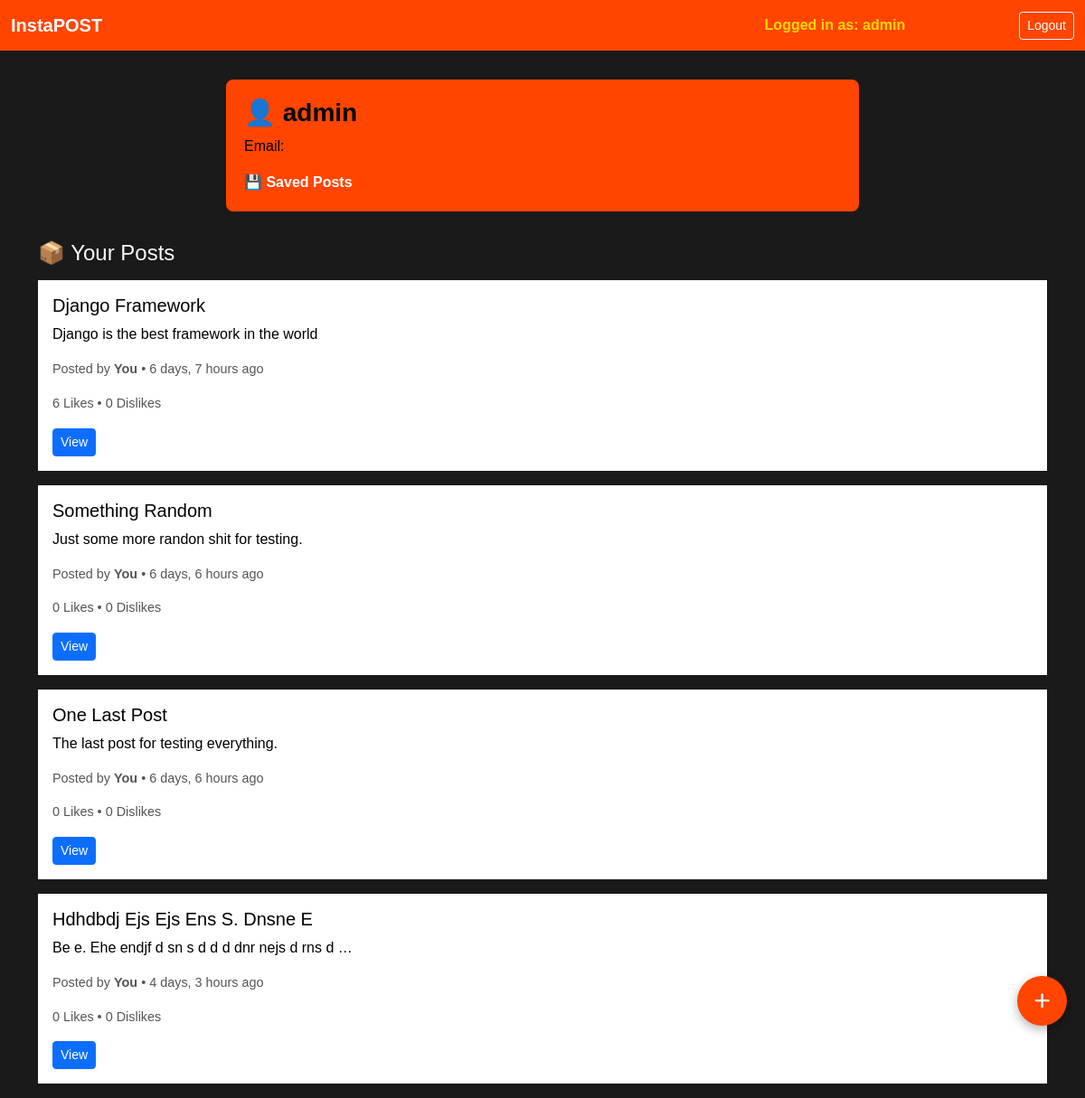
/posts/profile/1/ (signed in), run on an earlier commit of the app's database.
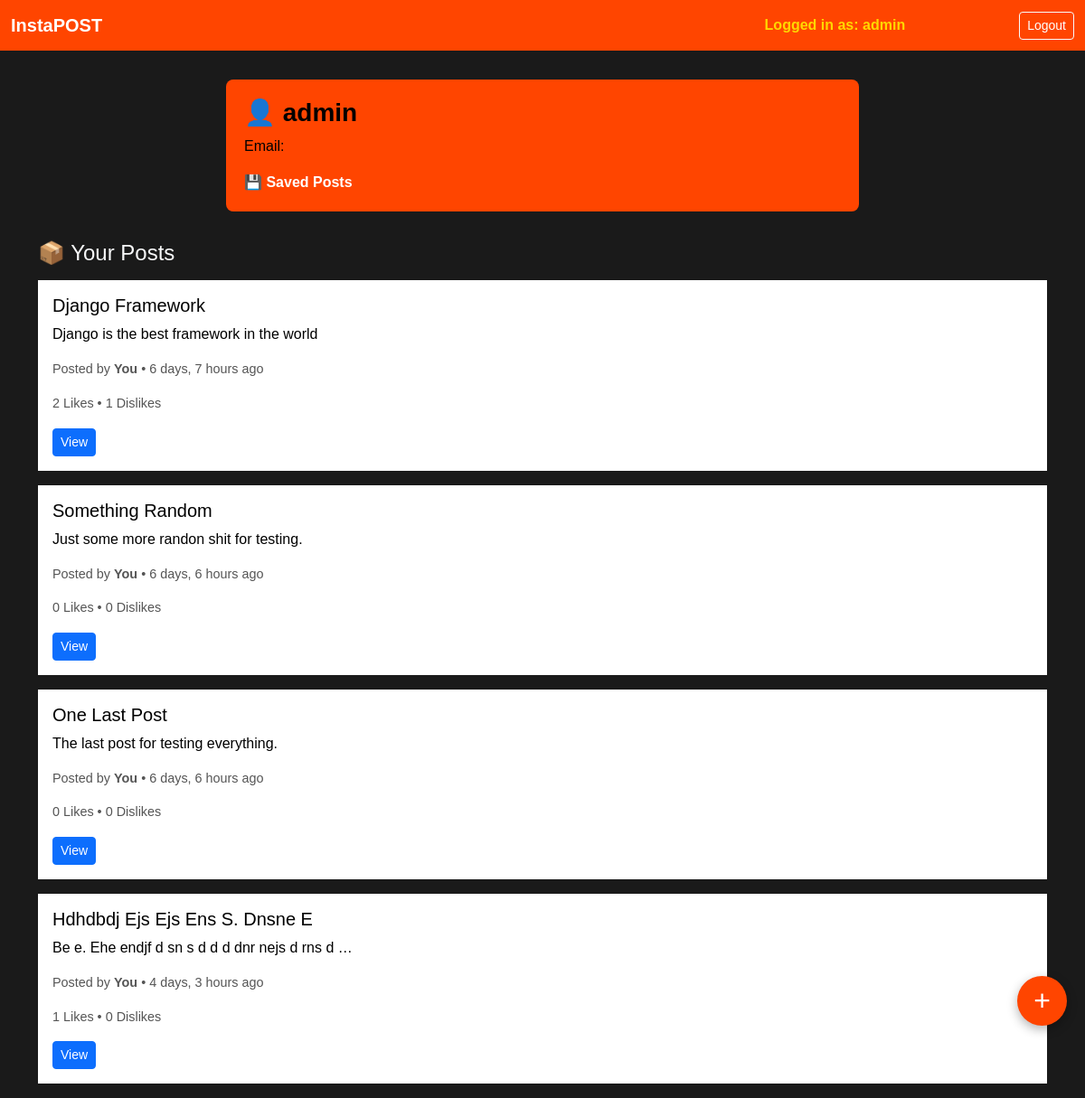
And on a later commit of the database.
### posts/models.py (models this page shows, shortened)
class Post(models.Model):
    user = models.ForeignKey(User, models.CASCADE)
    title = models.CharField(max_length=200)
    content = models.CharField(max_length=600, null=True)
    likes = models.IntegerField(default=0)
    liked_by = models.ManyToManyField(User, related_name='liked_by')
    disliked_by = models.ManyToManyField(User, related_name='disliked_by')
    dislikes = models.IntegerField(default=0)
    saved_by = models.ManyToManyField(User, related_name='saved_by')
    no_of_comment = models.IntegerField(default=0)
    created_on = models.DateTimeField(auto_now_add=True)

### posts/views.py (the view)
# urls.py: path('profile/<int:pk>/', ProfileView.as_view(), name='profile'),
@method_decorator(login_required, name='dispatch')
class ProfileView(DetailView):
    template_name = 'posts/profile.html'
    model = User
    context_object_name = 'user'
    def get_context_data(self, **kwargs):
        context = super().get_context_data(**kwargs)
        context['posts'] = Post.objects.filter(user=self.request.user)
        return context

### templates/posts/profile.html (shortened to what this page needs)
{% extends "base.html" %}
{% load static %}
{% block css %}
<link rel="stylesheet" href="{% static 'posts/style.css' %}">
<link rel="stylesheet" href="{% static 'posts/profile.css' %}">
{% endblock css %}
{% block content %}
<div class="container">
  <div class="profile-card">
    <h3>👤 {{ user.username }}</h3>
    <p>Email: {{ user.email }}</p>
    <a href="{% url 'saved_posts' pk=user.id %}" style="text-decoration: none; color: white;"><strong>💾 Saved Posts</strong></a>
  </div>
  <div class="profile-posts">
    <h4 class="text-light mb-3">📦 Your Posts</h4>
    {% if posts %}
      {% for post in posts %}
        <div class="card mb-3">
          <div class="card-body">
            <h5 class="card-title">{{ post.title|title }}</h5>
            <p class="card-text">{{ post.content|truncatewords:15 }}</p>
            <p class="post-meta">Posted by <strong>You</strong> • {{ post.created_on|timesince }} ago</p>
            <p class="post-meta">{{post.likes}} Likes • {{post.dislikes}} Dislikes</p>
            <a href="{% url 'post_detail' pk=post.id %}" class="btn btn-sm btn-primary">View</a>
          </div>
        </div>
      {% endfor %}
    {% else %}
      <p class="text-light">You haven’t posted anything yet. Go ahead and share something!</p>
    {% endif %}
  </div>
</div>
<a href="{% url 'create_post' %}" class="fab-plus-btn">+</a>
{% endblock content %}

What changed in the data, as far as the page shows it:
changed Post "Django Framework": likes "6" → "2"; dislikes "0" → "1"
changed Post "Hdhdbdj Ejs Ejs Ens S. Dnsne E": likes "0" → "1"
